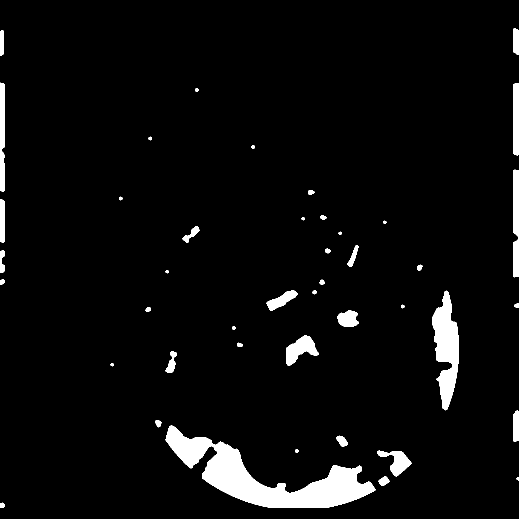
#> input picture ring-console/work/blue_dom_1.png, 1037 x 1037 px (shown at 1/2 size)
$ python -i vision.py   (imports and definitions only)
#> lines starting #> are read from the running program, lines starting #| are printed output that depends on the picture; after the words box and inside, x2 and y2 are one past the last pixel; in counts of white or black regions, pixels touching at a corner belong together
from __future__ import annotations

import base64
import time
from dataclasses import dataclass
from pathlib import Path
from typing import Iterable

import cv2
import numpy as np

from ring_console.invalid_zones import make_invalid_zone_mask


RING_DIAMETERS_M = {
    1: 1000.0,
    2: 650.0,
    3: 400.0,
    4: 200.0,
    5: 100.0,
    6: 0.05,
}

DEBUG_DIR = Path(__file__).resolve().parents[1] / "work"


@dataclass
class CropInfo:
    x: int
    y: int
    width: int
    height: int
    mode: str


@dataclass
class RingCircle:
    number: int
    x: float
    y: float
    radius: float
    score: float = 0.0
    source: str = "detected"
    gap: float | None = None

    @property
    def center(self) -> np.ndarray:
        return np.array([self.x, self.y], dtype=np.float32)

    # [27 lines left out: functions with_center, to_json, not called in this run]


@dataclass
class CandidateCircle:
    x: float
    y: float
    radius: float
    score: float

    @property
    def center(self) -> np.ndarray:
        return np.array([self.x, self.y], dtype=np.float32)


# [126 lines left out: functions analyze_image_bytes, decode_image, not called in this run]


def save_debug_image(name: str, image: np.ndarray) -> None:
    DEBUG_DIR.mkdir(parents=True, exist_ok=True)
    cv2.imwrite(str(DEBUG_DIR / name), image)


def crop_map(image: np.ndarray) -> tuple[np.ndarray, CropInfo]:
    h, w = image.shape[:2]
    bottom = detect_bottom_hud(image)
    detected = detect_map_bounds(image, bottom)

    if detected is not None:
        x, y, size = detected
        crop = image[y : y + size, x : x + size].copy()
        return crop, CropInfo(x, y, size, size, "detected-map")

    size = int(min(w, bottom))
    x = max(0, (w - size) // 2)
    y = 0
    crop = image[y : y + size, x : x + size].copy()
    return crop, CropInfo(x, y, size, size, "fallback-center-map")


def detect_bottom_hud(image: np.ndarray) -> int:
    h = image.shape[0]
    gray = cv2.cvtColor(image, cv2.COLOR_BGR2GRAY)
    row_mean = gray.mean(axis=1)

    min_y = int(h * 0.55)
    for y in range(h - 1, min_y, -1):
        if row_mean[y] > 35:
            return min(h, y + 1)

    return h


def detect_map_bounds(image: np.ndarray, bottom: int) -> tuple[int, int, int] | None:
    h, w = image.shape[:2]
    top = 0
    expected_size = min(w, bottom - top)
    if expected_size < 300:
        return None

    work = image[top:bottom, :, :]
    gray = cv2.cvtColor(work, cv2.COLOR_BGR2GRAY)
    gray = cv2.GaussianBlur(gray, (5, 5), 0)

    vertical_diff = np.abs(np.diff(gray.astype(np.int16), axis=1)).mean(axis=0)
    vertical_diff = smooth_signal(vertical_diff, max(9, w // 220))

    expected_left = int(round((w - expected_size) / 2))
    expected_right = expected_left + expected_size
    search_pad = max(70, int(w * 0.08))

    left = strongest_boundary_near(vertical_diff, expected_left, search_pad)
    right = strongest_boundary_near(vertical_diff, expected_right, search_pad)
    if left is None or right is None:
        return None

    right += 1
    detected_size = right - left
    size_error = abs(detected_size - expected_size) / max(expected_size, 1)
    if size_error > 0.055:
        return None

    size = int(round((detected_size + expected_size) / 2))
    x = int(round((left + right - size) / 2))
    y = top

    if x < 0 or y < 0 or x + size > w or y + size > h:
        return None

    return x, y, size


def smooth_signal(signal: np.ndarray, window_size: int) -> np.ndarray:
    if window_size < 3:
        return signal

    if window_size % 2 == 0:
        window_size += 1

    kernel = np.ones(window_size, dtype=np.float32) / window_size
    return np.convolve(signal, kernel, mode="same")


def strongest_boundary_near(signal: np.ndarray, expected: int, pad: int) -> int | None:
    start = max(0, expected - pad)
    end = min(len(signal), expected + pad)
    if end <= start:
        return None

    local = signal[start:end]
    if local.size == 0:
        return None

    threshold = float(np.percentile(signal, 78))
    index = int(np.argmax(local)) + start
    if signal[index] < threshold:
        return None

    return index


# [98 lines left out: functions make_ring_masks, detect_circle_candidates, resize_for_detection, resize_mask_for_detection, not called in this run]


def circle_intersects_crop(x: int, y: int, radius: int, shape: tuple[int, int]) -> bool:
    h, w = shape
    return x + radius > 0 and y + radius > 0 and x - radius < w and y - radius < h


# [841 lines left out: functions circle_within_crop_margin, score_circle, merge_candidates, detect_split_hough_pair, current_ring_boundary_score, hough_circle_candidates and 14 more, not called in this run]


def ring_edge_gap(parent: RingCircle, child: RingCircle) -> float:
    return float(parent.radius - (np.linalg.norm(child.center - parent.center) + child.radius))


# [137 lines left out: functions playable_fraction, center_in_mask, draw_overlay, apply_invalid_zone_overlay, draw_circle, draw_label and 1 more, not called in this run]

>>> import cv2
>>> picture = cv2.imread('../work/blue_dom_1.png')
#> picture is the input picture: shape (1037, 1037, 3); 4.5% white; 44 white regions, largest, box (x1, y1, x2, y2) and area: (331, 851, 751, 1016) 23245, (865, 581, 918, 821) 7398, (1026, 339, 1037, 555) 2209
>>> result = crop_map(picture)
#> in detect_bottom_hud, `row_mean = gray.mean(axis=1)`: row_mean = 1037 values, max 70.57 at index 985, min 0 at index 0, mean 11.4
#> in crop_map, `bottom = detect_bottom_hud(image)`: bottom = 1014
#> in detect_map_bounds, `work = image[top:bottom, :, :]`:
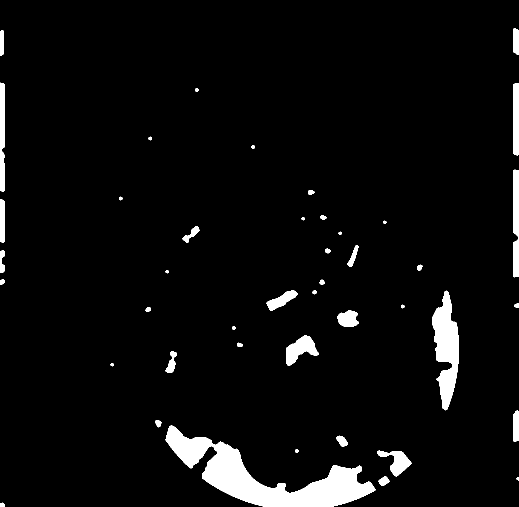
#> work: shape (1014, 1037, 3) (shown at 1/2 size); 4.5% white; 44 white regions, largest, box (x1, y1, x2, y2) and area: (331, 851, 751, 1014) 23008, (865, 581, 918, 821) 7398, (1026, 339, 1037, 555) 2209
#> in detect_map_bounds, `vertical_diff = np.abs(np.diff(gray.astype(np.int16), axis=1)).mean(ax..`: vertical_diff = 1036 values, max 40.58 at index 1025, min 0 at index 12, mean 0.744
#> in detect_map_bounds, `vertical_diff = smooth_signal(vertical_diff, max(9, w // 220))`: vertical_diff = 1036 values, max 13.18 at index 1027, min 0 at index 16, mean 0.741
#> in detect_map_bounds, `expected_left = int(round((w - expected_size) / 2))`: expected_left = 12
#> in detect_map_bounds, `expected_right = expected_left + expected_size`: expected_right = 1026
#> in strongest_boundary_near, `start = max(0, expected - pad)`: start = 0
#> in strongest_boundary_near, `end = min(len(signal), expected + pad)`: end = 94
#> in strongest_boundary_near, `local = signal[start:end]`: local = 94 values, max 11.79 at index 6, min 0 at index 16, mean 1.13
#> in strongest_boundary_near, `threshold = float(np.percentile(signal, 78))`: threshold = 0.909
#> in strongest_boundary_near, `index = int(np.argmax(local)) + start`: index = 6
#> in detect_map_bounds, `right = strongest_boundary_near(vertical_diff, expected_right, search_..`: right = 1027
#> in detect_map_bounds, `right += 1`: right = 1028
#> in detect_map_bounds, `detected_size = right - left`: detected_size = 1022
#> in detect_map_bounds, `size_error = abs(detected_size - expected_size) / max(expected_size, 1)`: size_error = 0.00789
#> in detect_map_bounds, `size = int(round((detected_size + expected_size) / 2))`: size = 1018
#> in detect_map_bounds, `x = int(round((left + right - size) / 2))`: x = 8
#> in crop_map, `detected = detect_map_bounds(image, bottom)`: detected = (8, 0, 1018)
#> in crop_map, `x, y, size = detected`: x = 8; y = 0; size = 1018
#> in crop_map, `crop = image[y : y + size, x : x + size].copy()`:
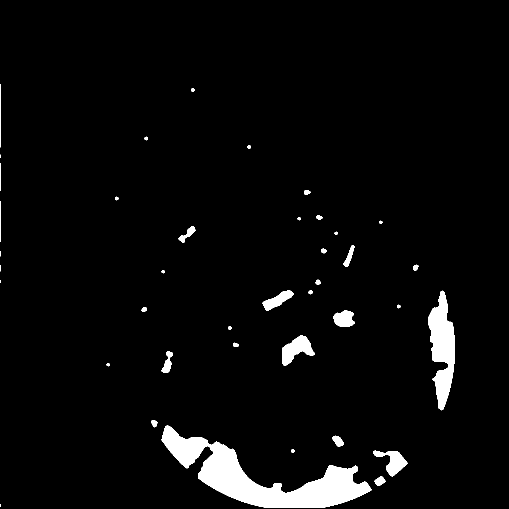
#> crop: shape (1018, 1018, 3) (shown at 1/2 size); 3.8% white; 40 white regions (5 under 20 px), largest, box (x1, y1, x2, y2) and area: (323, 851, 743, 1016) 23245, (857, 581, 910, 821) 7398, (565, 670, 630, 732) 2033
